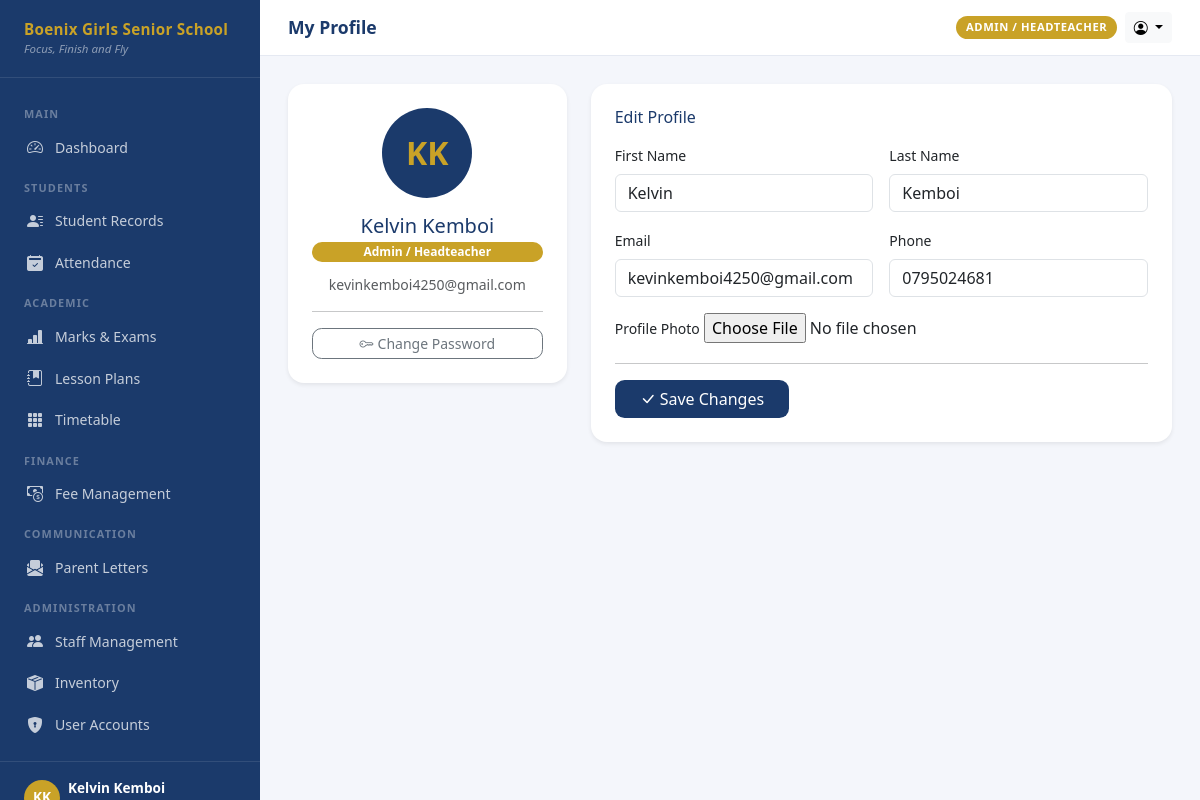
The page /accounts/profile/ (signed in) on the database its author committed.
### accounts/models.py (models this page shows, shortened)
class User(AbstractUser):
    ROLE_ADMIN = 'admin'
    ROLE_CLASS_TEACHER = 'class_teacher'
    ROLE_SUBJECT_TEACHER = 'subject_teacher'
    ROLE_PARENT = 'parent'
    ROLE_BURSAR = 'bursar'
    ROLE_AUDITOR = 'auditor'
    ROLE_CHOICES = [
        (ROLE_ADMIN, 'Admin / Headteacher'),
        (ROLE_CLASS_TEACHER, 'Class Teacher'),
        (ROLE_SUBJECT_TEACHER, 'Subject Teacher'),
        (ROLE_PARENT, 'Parent (View Only)'),
        (ROLE_BURSAR, 'Bursar / Accounts'),
        (ROLE_AUDITOR, 'Auditor'),
    ]
    role = models.CharField(
        max_length=20,
        choices=ROLE_CHOICES,
        default=ROLE_SUBJECT_TEACHER,
    )
    phone = models.CharField(max_length=20, blank=True)
    profile_photo = models.ImageField(upload_to='profiles/', blank=True, null=True)
    is_active = models.BooleanField(default=True)
    class_assigned = models.CharField(max_length=20, blank=True, help_text='e.g. Form 4A')
    class Meta:
        verbose_name = 'User'
        verbose_name_plural = 'Users'
        ordering = ['last_name', 'first_name']
    @property
    def is_admin(self):
        return self.role == self.ROLE_ADMIN or self.is_superuser
    @property
    def can_view_fees(self):
        return self.role in (self.ROLE_ADMIN, self.ROLE_BURSAR, self.ROLE_AUDITOR, self.ROLE_PARENT)
    @property
    def can_enter_marks(self):
        return self.role in (self.ROLE_ADMIN, self.ROLE_CLASS_TEACHER, self.ROLE_SUBJECT_TEACHER)

### accounts/views.py (the view)
# urls.py: path('profile/', views.profile_view, name='profile'),
@login_required
def profile_view(request):
    form = ProfileForm(request.POST or None, request.FILES or None, instance=request.user)
    if request.method == 'POST' and form.is_valid():
        form.save()
        messages.success(request, 'Profile updated successfully.')
        return redirect('accounts:profile')
    return render(request, 'accounts/profile.html', {'form': form})

### accounts/forms.py
class ProfileForm(forms.ModelForm):
    class Meta:
        model = User
        fields = ['first_name', 'last_name', 'email', 'phone', 'profile_photo']
    def __init__(self, *args, **kwargs):
        super().__init__(*args, **kwargs)
        for field in self.fields.values():
            if not isinstance(field.widget, forms.FileInput):
                field.widget.attrs['class'] = 'form-control'

### boenix_sms/context_processors.py (called while the page is built)
def school_info(request):
    return {
        'SCHOOL_NAME': settings.SCHOOL_NAME,
        'SCHOOL_SHORT': settings.SCHOOL_SHORT,
        'SCHOOL_MOTTO': settings.SCHOOL_MOTTO,
    }

### templates/accounts/profile.html (shortened to what this page needs)
{% extends 'base.html' %}
{% block page_title %}My Profile{% endblock %}
{% block content %}
<div class="row g-4">
  <div class="col-12 col-md-4">
    <div class="card border-0 shadow-sm text-center p-4" style="border-radius:1rem;">
      {% if user.profile_photo %}
        <img src="{{ user.profile_photo.url }}" class="rounded-circle mx-auto mb-3"
             style="width:90px;height:90px;object-fit:cover;">
      {% else %}
        <div class="rounded-circle mx-auto mb-3 d-flex align-items-center justify-content-center"
             style="width:90px;height:90px;background:#1B3A6B;color:#C9A227;font-size:2rem;font-weight:700;">
          {{ user.first_name|first|upper }}{{ user.last_name|first|upper }}
        </div>
      {% endif %}
      <h5 class="fw-700 mb-1" style="color:#1B3A6B;">{{ user.get_full_name }}</h5>
      <div class="badge rounded-pill px-3 py-1 mb-2" style="background:#C9A227;color:#fff;">{{ user.get_role_display }}</div>
      <div class="text-muted small mt-1">{{ user.email }}</div>
      <hr>
      <a href="{% url 'accounts:change_password' %}" class="btn btn-outline-secondary btn-sm" style="border-radius:0.6rem;">
        <i class="bi bi-key me-1"></i>Change Password
      </a>
    </div>
  </div>
  <div class="col-12 col-md-8">
    <div class="card border-0 shadow-sm p-4" style="border-radius:1rem;">
      <h6 class="fw-700 mb-3" style="color:#1B3A6B;">Edit Profile</h6>
      <form method="post" enctype="multipart/form-data" novalidate>
        <div class="row g-3">
          <div class="col-md-6">
            <label class="form-label small fw-600">First Name</label>
            {{ form.first_name }}
          </div>
          <div class="col-md-6">
            <label class="form-label small fw-600">Last Name</label>
            {{ form.last_name }}
          </div>
          <div class="col-md-6">
            <label class="form-label small fw-600">Email</label>
            {{ form.email }}
          </div>
          <div class="col-md-6">
            <label class="form-label small fw-600">Phone</label>
            {{ form.phone }}
          </div>
          <div class="col-12">
            <label class="form-label small fw-600">Profile Photo</label>
            {{ form.profile_photo }}
          </div>
        </div>
        <hr class="my-3">
        <button type="submit" class="btn px-4" style="background:#1B3A6B;color:#fff;border-radius:0.6rem;">
          <i class="bi bi-check-lg me-1"></i>Save Changes
        </button>
      </form>
    </div>
  </div>
</div>
{% endblock %}

### templates/base.html (shortened to what this page needs)
<!DOCTYPE html>
<html lang="en">
<head>
  <link href="https://cdn.jsdelivr.net/npm/bootstrap@5.3.3/dist/css/bootstrap.min.css" rel="stylesheet">
  <link href="https://cdn.jsdelivr.net/npm/bootstrap-icons@1.11.3/font/bootstrap-icons.min.css" rel="stylesheet">
</head>
<body>
<div id="sidebar">
  <div class="sidebar-brand">
    <div class="school-name">{{ SCHOOL_NAME }}</div>
    <div class="school-motto">{{ SCHOOL_MOTTO }}</div>
  </div>
  <nav class="sidebar-nav">
    <div class="nav-section-label">Main</div>
    <a href="{% url 'dashboard:home' %}" class="nav-link {% if request.resolver_match.url_name == 'home' %}active{% endif %}">
      <i class="bi bi-speedometer2"></i> Dashboard
    </a>
    {% if user.is_admin or user.is_class_teacher %}
    <div class="nav-section-label">Students</div>
    <a href="/students/" class="nav-link">
      <i class="bi bi-person-lines-fill"></i> Student Records
    </a>
    <a href="/attendance/" class="nav-link">
      <i class="bi bi-calendar2-check-fill"></i> Attendance
    </a>
    {% endif %}
    {% if user.can_enter_marks %}
    <div class="nav-section-label">Academic</div>
    <a href="/exams/" class="nav-link">
      <i class="bi bi-bar-chart-line-fill"></i> Marks & Exams
    </a>
    <a href="/lessons/" class="nav-link">
      <i class="bi bi-journal-bookmark-fill"></i> Lesson Plans
    </a>
    <a href="/timetable/" class="nav-link">
      <i class="bi bi-grid-3x3-gap-fill"></i> Timetable
    </a>
    {% endif %}
    {% if user.can_view_fees %}
    <div class="nav-section-label">Finance</div>
    <a href="/fees/" class="nav-link">
      <i class="bi bi-cash-coin"></i> Fee Management
    </a>
    {% endif %}
    {% if user.is_admin or user.is_class_teacher %}
    <div class="nav-section-label">Communication</div>
    <a href="/letters/" class="nav-link">
      <i class="bi bi-envelope-paper-fill"></i> Parent Letters
    </a>
    {% endif %}
    {% if user.is_admin %}
    <div class="nav-section-label">Administration</div>
    <a href="/staff/" class="nav-link">
      <i class="bi bi-people-fill"></i> Staff Management
    </a>
    <a href="/inventory/" class="nav-link">
      <i class="bi bi-box-seam-fill"></i> Inventory
    </a>
    <a href="{% url 'accounts:user_list' %}" class="nav-link">
      <i class="bi bi-shield-lock-fill"></i> User Accounts
    </a>
    {% endif %}
  </nav>
  <div class="sidebar-footer">
    <div class="d-flex align-items-center gap-2">
      <div class="rounded-circle bg-gold d-flex align-items-center justify-content-center"
           style="width:36px;height:36px;background:var(--boenix-gold);font-weight:700;color:#fff;font-size:0.85rem;flex-shrink:0;">
      </div>
      <div class="overflow-hidden">
        <div class="user-name text-truncate">{{ user.get_full_name }}</div>
      </div>
    </div>
  </div>
</div>
<div id="main">
  <div class="topbar">
    <div class="d-flex align-items-center gap-3">
      <h1 class="page-title">{% block page_title %}Dashboard{% endblock %}</h1>
    </div>
    <div class="d-flex align-items-center gap-2">
      <span class="role-badge">{{ user.get_role_display }}</span>
      <div class="dropdown">
        <button class="btn btn-sm btn-light dropdown-toggle" data-bs-toggle="dropdown">
          <i class="bi bi-person-circle"></i>
        </button>
      </div>
    </div>
  </div>
  <div class="content-area">
    {% block content %}{% endblock %}
  </div>
</div>
</body>
</html>

### templates/base.html (style rules this page uses)
:root { --boenix-navy: #1B3A6B; --boenix-gold: #C9A227; --boenix-gold-light: #F0D070; --sidebar-width: 260px; }
body { background: #F4F6FB; font-family: 'Segoe UI', sans-serif; }
#sidebar { width: var(--sidebar-width); min-height: 100vh; background: var(--boenix-navy); position: fixed; top: 0; left: 0; display: flex; flex-direction: column; z-index: 100; transition: transform 0.25s ease; }
.sidebar-brand { padding: 1.25rem 1.5rem; border-bottom: 1px solid rgba(255,255,255,0.1); }
.sidebar-brand .school-name { color: var(--boenix-gold); font-size: 0.95rem; font-weight: 700; line-height: 1.3; letter-spacing: 0.02em; }
.sidebar-brand .school-motto { color: rgba(255,255,255,0.5); font-size: 0.72rem; font-style: italic; }
.sidebar-nav { flex: 1; padding: 1rem 0; overflow-y: auto; }
.sidebar-nav .nav-section-label { color: rgba(255,255,255,0.35); font-size: 0.68rem; font-weight: 700; text-transform: uppercase; letter-spacing: 0.1em; padding: 0.75rem 1.5rem 0.25rem; }
.sidebar-nav .nav-link { color: rgba(255,255,255,0.75); padding: 0.55rem 1.5rem; font-size: 0.88rem; display: flex; align-items: center; gap: 0.65rem; border-left: 3px solid transparent; transition: all 0.15s; }
.sidebar-nav .nav-link i { font-size: 1rem; width: 1.1rem; }
.sidebar-footer { padding: 1rem 1.5rem; border-top: 1px solid rgba(255,255,255,0.1); }
.sidebar-footer .user-name { color: #fff; font-size: 0.85rem; font-weight: 600; }
#main { margin-left: var(--sidebar-width); min-height: 100vh; display: flex; flex-direction: column; }
.topbar { background: #fff; padding: 0.75rem 1.75rem; border-bottom: 1px solid #E5E9F2; display: flex; align-items: center; justify-content: space-between; position: sticky; top: 0; z-index: 99; }
.topbar .page-title { font-weight: 700; color: var(--boenix-navy); font-size: 1.1rem; margin: 0; }
.content-area { flex: 1; padding: 1.75rem; }
.role-badge { background: var(--boenix-gold); color: #fff; font-size: 0.7rem; font-weight: 700; padding: 0.2rem 0.6rem; border-radius: 1rem; text-transform: uppercase; letter-spacing: 0.05em; }

### rows shown on the page
User: get_full_name "Kelvin Kemboi", role "ADMIN / HEADTEACHER", first_name|first "K", last_name|first "K", role "Admin / Headteacher", email "kevinkemboi4250@gmail.com", first_name "Kelvin", last_name "Kemboi", phone "0795024681"

### other values the page prints
{{ SCHOOL_NAME }} "Boenix Girls Senior School"
{{ SCHOOL_MOTTO }} "Focus, Finish and Fly"
